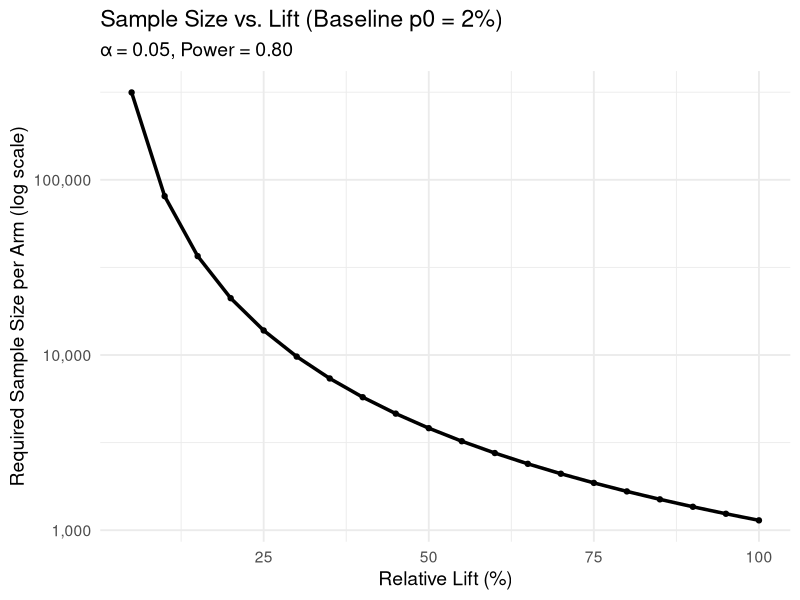

This figure's R source:
library(ggplot2)
# two-sided test (approx normal)
p0 <- 0.02
lift <- 0.10
p1 <- p0*(1+lift)
alpha <- 0.05
power <- 0.80
z_alpha <- qnorm(1-alpha/2)
z_beta  <- qnorm(power)

n_per_arm <- ((z_alpha + z_beta)^2 * (p1*(1-p1) + p0*(1-p0))) /
  ((p1 - p0)^2)

ceiling(n_per_arm)
# Alternatively: use power.prop.test for approximation (one-sided/two-sided differences)
power.prop.test(p1 = p0, p2 = p1, power = power, sig.level = alpha,
                alternative = "two.sided")

# now make lift 5x larger
power.prop.test(p1 = p0, p2 = p0*(1+0.5), power = power, sig.level = alpha,
                alternative = "two.sided")

# Solve the continuous case
sigma <- 10.0        # estimated SD of outcome --> note we don't need for binary
delta <- 1.0         # desired absolute lift (mu1 - mu0)
alpha <- 0.05
power <- 0.80
z_alpha <- qnorm(1-alpha/2)
z_beta  <- qnorm(power)

n_per_arm <- (2 * sigma^2 * (z_alpha + z_beta)^2) / (delta^2)
ceiling(n_per_arm)

# or use built-in
power.t.test(delta = delta, sd = sigma, power = power,
             sig.level = alpha, type = "two.sample", alternative = "two.sided")


## now make a graph
p0 <- 0.02
alpha <- 0.05
power <- 0.8
z_alpha <- qnorm(1-alpha/2)
z_beta <- qnorm(power)

lift_grid <- seq(0.05, 1.0, by=0.05)
df <- data.frame(
  lift = lift_grid,
  p1 = p0 * (1 + lift_grid)
)
df$n <- ((z_alpha + z_beta)^2 * (df$p1*(1-df$p1) + p0*(1-p0))) / (df$p1 - p0)^2

ggplot(df, aes(x = lift*100, y = n)) +
  geom_line(linewidth=1.2) +
  geom_point() +
  scale_y_log10(labels = scales::comma) +
  labs(
    x = "Relative Lift (%)",
    y = "Required Sample Size per Arm (log scale)",
    title = "Sample Size vs. Lift (Baseline p0 = 2%)",
    subtitle = "α = 0.05, Power = 0.80"
  ) +
  theme_minimal(base_size = 14)

